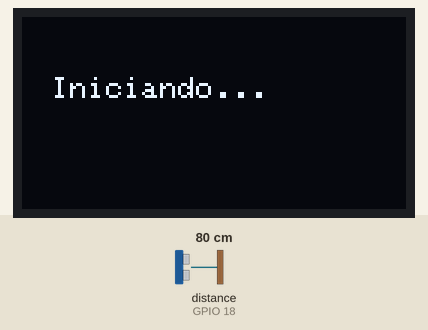
Bench run of a program on a simulated ESP32. Shown: 128×64 one-colour display. Inputs (shaded band) come from the test bench; at power-on: distance to the obstacle (sensor on GPIO 18) 80 cm. The echo pulse lasts 58.3 µs per cm; WiFi joins after 1.5 s; servers stay silent unless stated; uploads are accepted with an empty reply; random numbers use the default seed unless the program sets one; what the program prints to the serial monitor is not drawn.

Above: at 0.1 s.
At 3.2 s:
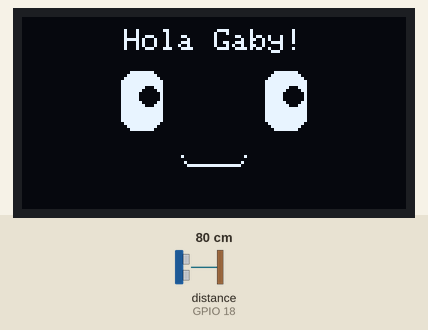
At 30.08 s:
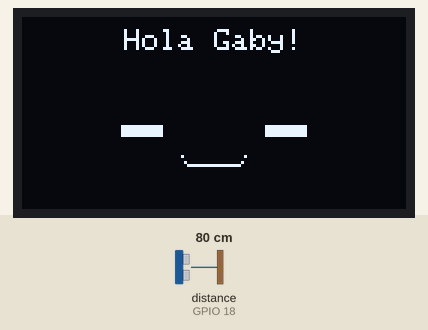

The program:

main.cpp
```cpp
#include <Arduino.h>
#include <WiFi.h>
#include <HTTPClient.h>
#include <ArduinoJson.h>
#include <Wire.h>
#include <Adafruit_GFX.h>
#include <Adafruit_SSD1306.h>

// ---------------------------------------------------------
// CONFIGURACIÓN DE RED Y SERVIDOR
// ---------------------------------------------------------
const char* ssid = "Personal-145";
const char* password = "j5zCAcmFA6";
const char* serverUrl = "http://192.168.1.63:3001/api/sensors/data";

// ---------------------------------------------------------
// CONFIGURACIÓN PANTALLA OLED
// ---------------------------------------------------------
#define SCREEN_WIDTH 128
#define SCREEN_HEIGHT 64
#define OLED_RESET    -1
// SDA = 21, SCL = 22 por defecto en ESP32
Adafruit_SSD1306 display(SCREEN_WIDTH, SCREEN_HEIGHT, &Wire, OLED_RESET);

// Variables de animación
unsigned long lastBlinkTime = 0;
int blinkInterval = 3000; // Parpadea cada 3s en promedio
bool isBlinking = false;
unsigned long blinkStart = 0;

// ---------------------------------------------------------
// CONFIGURACIÓN SENSOR ULTRASONIDO (Agua AC)
// ---------------------------------------------------------
#define TRIG_PIN 5
#define ECHO_PIN 18

// Medidas del tanque (en cm)
const float DISTANCE_EMPTY = 100.0;
const float DISTANCE_FULL = 10.0;

// Envío de datos
const unsigned long sendInterval = 30000;
unsigned long lastSendTime = 0;

void drawFace(bool blinking) {
  display.clearDisplay();

  // Coordenadas de los ojos
  int leftEyeX = 40;
  int rightEyeX = 88;
  int eyeY = 28;
  int eyeWidth = 14;
  int eyeHeight = 20;

  if (blinking) {
    // Ojos cerrados (líneas horizontales)
    display.fillRect(leftEyeX - eyeWidth/2, eyeY + eyeHeight/2 - 2, eyeWidth, 4, SSD1306_WHITE);
    display.fillRect(rightEyeX - eyeWidth/2, eyeY + eyeHeight/2 - 2, eyeWidth, 4, SSD1306_WHITE);
  } else {
    // Ojos abiertos (círculos rellenos o rectángulos redondeados)
    display.fillRoundRect(leftEyeX - eyeWidth/2, eyeY - eyeHeight/2, eyeWidth, eyeHeight, 5, SSD1306_WHITE);
    display.fillRoundRect(rightEyeX - eyeWidth/2, eyeY - eyeHeight/2, eyeWidth, eyeHeight, 5, SSD1306_WHITE);

    // Pupila mirando un poquito de lado para que tenga onda
    display.fillCircle(leftEyeX + 2, eyeY - 2, 3, SSD1306_BLACK);
    display.fillCircle(rightEyeX + 2, eyeY - 2, 3, SSD1306_BLACK);
  }

  // Sonrisa grande
  display.drawPixel(53, 46, SSD1306_WHITE);
  display.drawPixel(54, 48, SSD1306_WHITE);
  display.drawFastHLine(55, 49, 18, SSD1306_WHITE);
  display.drawPixel(73, 48, SSD1306_WHITE);
  display.drawPixel(74, 46, SSD1306_WHITE);

  // Texto "Hola Gaby!"
  display.setTextSize(1);
  display.setTextColor(SSD1306_WHITE);
  display.setCursor(34, 4);
  display.print("Hola Gaby!");

  display.display();
}

void setup() {
  Serial.begin(115200);

  // Iniciar OLED
  if(!display.begin(SSD1306_SWITCHCAPVCC, 0x3C)) { // Dirección 0x3C es la más común
    Serial.println(F("Error al iniciar SSD1306 OLED"));
  } else {
    display.clearDisplay();
    display.setTextSize(1);
    display.setTextColor(SSD1306_WHITE);
    display.setCursor(10, 20);
    display.println("Iniciando...");
    display.display();
    delay(1000);
  }

  // Iniciar Sensor
  pinMode(TRIG_PIN, OUTPUT);
  pinMode(ECHO_PIN, INPUT);

  // Conectar Wi-Fi
  Serial.print("Conectando a Wi-Fi");
  WiFi.begin(ssid, password);
  while (WiFi.status() != WL_CONNECTED) {
    delay(500);
    Serial.print(".");
  }
  Serial.println("\nWiFi Conectado!");
}

void loop() {
  // Lógica de Animación No-bloqueante
  unsigned long currentMillis = millis();

  if (!isBlinking && (currentMillis - lastBlinkTime > blinkInterval)) {
    isBlinking = true;
    blinkStart = currentMillis;
    drawFace(true); // Cierra los ojos
  }

  if (isBlinking && (currentMillis - blinkStart > 150)) { // Parpadeo de 150ms
    isBlinking = false;
    lastBlinkTime = currentMillis;
    blinkInterval = random(2000, 6000); // Randomiza el próximo parpadeo
    drawFace(false); // Abre los ojos
  }

  // Dibujar cara por defecto si acaba de iniciar y no parpadea
  if (currentMillis < 1000) {
    drawFace(false);
  }

  // Enviar telemetría periódicamente
  if (currentMillis - lastSendTime >= sendInterval) {
    lastSendTime = currentMillis;

    // Disparar ultrasonido
    digitalWrite(TRIG_PIN, LOW);
    delayMicroseconds(2);
    digitalWrite(TRIG_PIN, HIGH);
    delayMicroseconds(10);
    digitalWrite(TRIG_PIN, LOW);

    long duration = pulseIn(ECHO_PIN, HIGH, 30000);
    if (duration == 0) {
      Serial.println("Error de lectura: timeout del HC-SR04 (no hay eco).");
      return;
    }

    float distance_cm = duration * 0.034 / 2.0;
    float level_pct = 0.0;
    if (distance_cm <= DISTANCE_FULL) {
      level_pct = 100.0;
    } else if (distance_cm >= DISTANCE_EMPTY) {
      level_pct = 0.0;
    } else {
      level_pct = 100.0 - ((distance_cm - DISTANCE_FULL) / (DISTANCE_EMPTY - DISTANCE_FULL) * 100.0);
    }

    Serial.print("Distancia: "); Serial.print(distance_cm); Serial.println(" cm");
    Serial.print("Nivel: "); Serial.print(level_pct); Serial.println(" %");

    if (WiFi.status() == WL_CONNECTED) {
      StaticJsonDocument<256> doc;
      JsonArray readings = doc.to<JsonArray>();

      JsonObject acWater = readings.createNestedObject();
      acWater["sensor_name"] = "ac_water_level";
      acWater["sensor_type"] = "water_level";
      acWater["value"] = level_pct;
      acWater["unit"] = "%";

      String payload;
      serializeJson(doc, payload);

      HTTPClient http;
      http.begin(serverUrl);
      http.addHeader("Content-Type", "application/json");
      int httpCode = http.POST(payload);
      http.end();

      Serial.print("POST a Ruperta - HTTP Code: "); Serial.println(httpCode);
    }
  }
}
```

Measured:
- what the display in image 1 shows lasts 2.8 s, from 3.2 s to 6.0 s
